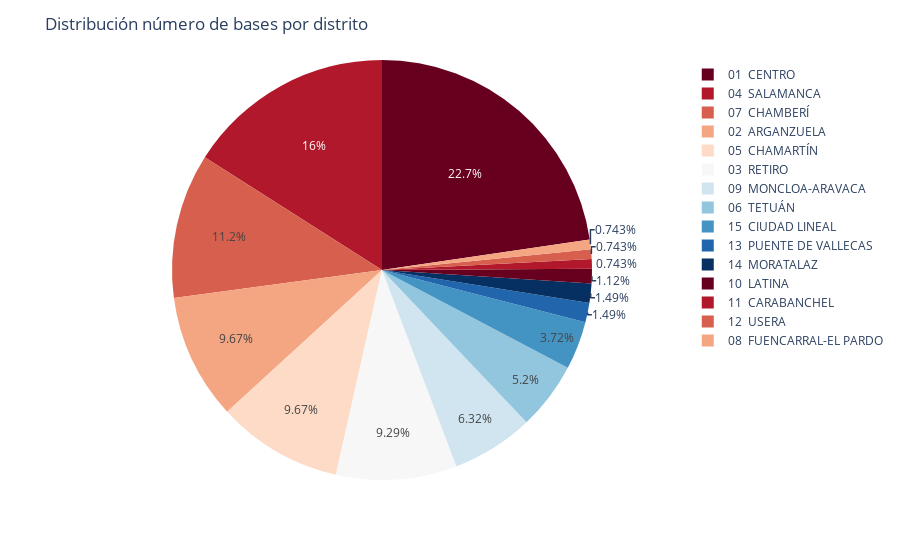

Write notebook code for a chart like this one.
### Markdown cell above
**Distrito distribution**: Half the number of stations are concentrated in CENTRO, SALAMANCA and CHAMBERÍ

### Code cell
count_distrito = bases["Distrito"].value_counts() 
labels_distrito = count_distrito.index

fig = px.pie(bases, values=count_distrito, names=labels_distrito, color=labels_distrito,
             color_discrete_sequence=px.colors.sequential.RdBu)

fig.update_layout(title = "Distribución número de bases por distrito")
fig.show()

### Figure 1 — Plotly figure (JSON) as saved in the notebook; plotly's stock layout.template omitted (floating-point values rounded to 4 significant figures)
{"data": [{"customdata": [["01  CENTRO"], ["04  SALAMANCA"], ["07  CHAMBERÍ"], ["02  ARGANZUELA"], ["05  CHAMARTÍN"], ["03  RETIRO"], ["09  MONCLOA-ARAVACA"], ["06  TETUÁN"], ["15  CIUDAD LINEAL"], ["13  PUENTE DE VALLECAS"], ["14  MORATALAZ"], ["10  LATINA"], ["11  CARABANCHEL"], ["12  USERA"], ["08  FUENCARRAL-EL PARDO"]], "domain": {"x": [0, 1], "y": [0, 1]}, "hovertemplate": "label=%{label}<br>value=%{value}<br>color=%{customdata[0]}<extra></extra>", "labels": ["01  CENTRO", "04  SALAMANCA", "07  CHAMBERÍ", "02  ARGANZUELA", "05  CHAMARTÍN", "03  RETIRO", "09  MONCLOA-ARAVACA", "06  TETUÁN", "15  CIUDAD LINEAL", "13  PUENTE DE VALLECAS", "14  MORATALAZ", "10  LATINA", "11  CARABANCHEL", "12  USERA", "08  FUENCARRAL-EL PARDO"], "legendgroup": "", "marker": {"colors": ["rgb(103,0,31)", "rgb(178,24,43)", "rgb(214,96,77)", "rgb(244,165,130)", "rgb(253,219,199)", "rgb(247,247,247)", "rgb(209,229,240)", "rgb(146,197,222)", "rgb(67,147,195)", "rgb(33,102,172)", "rgb(5,48,97)", "rgb(103,0,31)", "rgb(178,24,43)", "rgb(214,96,77)", "rgb(244,165,130)"]}, "name": "", "showlegend": true, "type": "pie", "values": [61, 43, 30, 26, 26, 25, 17, 14, 10, 4, 4, 3, 2, 2, 2]}], "layout": {"legend": {"tracegroupgap": 0}, "margin": {"t": 60}, "piecolorway": ["rgb(103,0,31)", "rgb(178,24,43)", "rgb(214,96,77)", "rgb(244,165,130)", "rgb(253,219,199)", "rgb(247,247,247)", "rgb(209,229,240)", "rgb(146,197,222)", "rgb(67,147,195)", "rgb(33,102,172)", "rgb(5,48,97)"], "title": {"text": "Distribución número de bases por distrito"}}}
